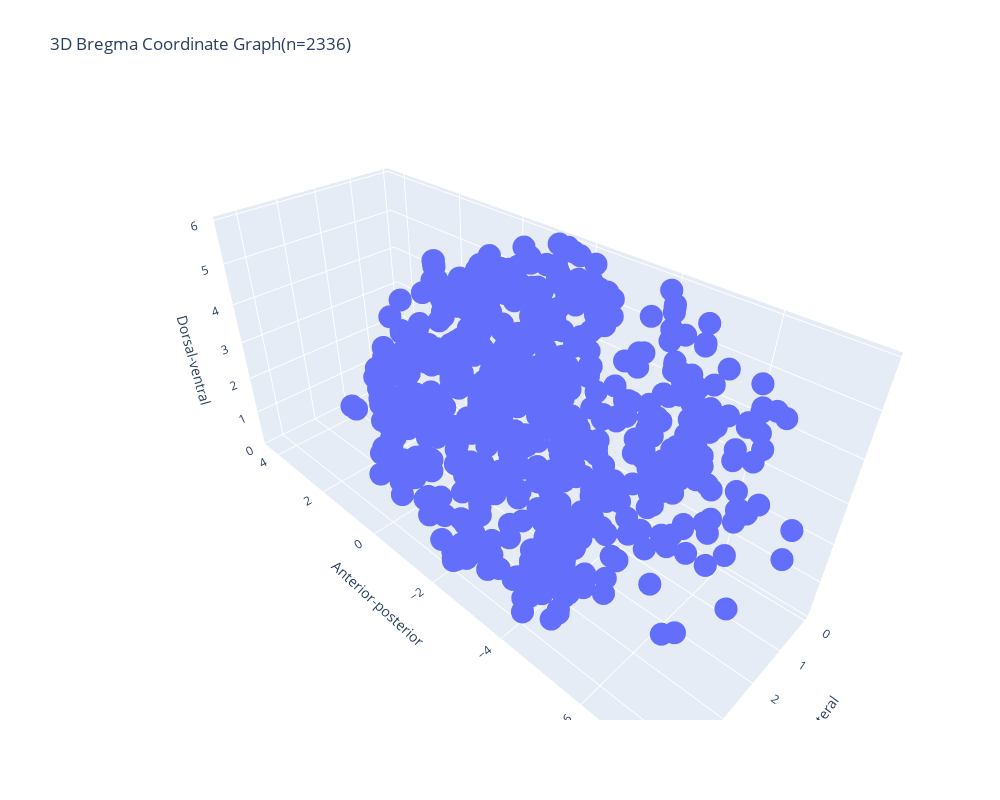

The code cell stored with this chart in its notebook:
### Markdown cell above
## Bregma基準軸における注入箇所

### Code cell
import plotly.express as px

df = df_original.copy()
df = df[df['registration-point'] == 'Bregma']
# 外れ値
df = df[df['coordinates-ml'] > -2]
df = df[df['coordinates-dv'] < 50]

# Create a 3D scatter plot using Plotly Express
fig = px.scatter_3d(df, x='coordinates-ml', y='coordinates-ap', z='coordinates-dv',
                    title='3D Bregma Coordinate Graph(n='+str(len(df))+')',
                    labels={'coordinates-ml': 'Medial-lateral', 'coordinates-ap': 'Anterior-posterior', 'coordinates-dv': 'Dorsal-ventral'},
                    width=1000, height=800,
                    symbol_sequence=['circle'], size_max=10)

# Invert y-axis to keep proper bregma coordinate orientation
fig.update_layout(scene=dict(yaxis=dict(autorange="reversed")))

# Show the plot
fig.show()

### Figure 1 — Plotly figure (JSON) as saved in the notebook; plotly's stock layout.template omitted (floating-point values rounded to 4 significant figures; data arrays with more than 128 entries replaced by an {"elided": "..."} marker saying what was removed)
{"data": [{"hovertemplate": "Medial-lateral=%{x}<br>Anterior-posterior=%{y}<br>Dorsal-ventral=%{z}<extra></extra>", "legendgroup": "", "marker": {"color": "#636efa", "symbol": "circle"}, "mode": "markers", "name": "", "scene": "scene", "showlegend": false, "type": "scatter3d", "x": {"elided": "2336 float values"}, "y": {"elided": "2336 float values"}, "z": {"elided": "2336 float values"}}], "layout": {"height": 800, "legend": {"tracegroupgap": 0}, "scene": {"domain": {"x": [0, 1], "y": [0, 1]}, "xaxis": {"title": {"text": "Medial-lateral"}}, "yaxis": {"autorange": "reversed", "title": {"text": "Anterior-posterior"}}, "zaxis": {"title": {"text": "Dorsal-ventral"}}}, "title": {"text": "3D Bregma Coordinate Graph(n=2336)"}, "width": 1000}}
